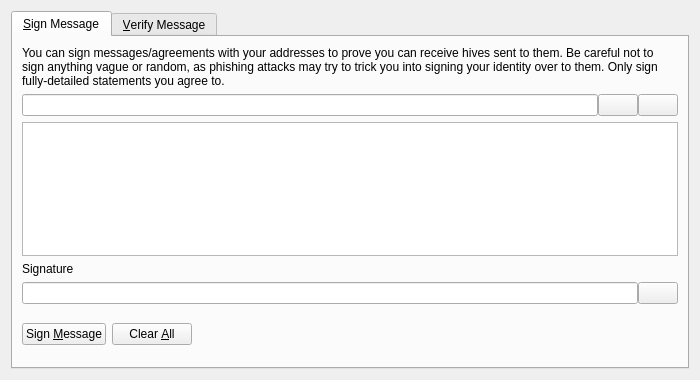
<?xml version="1.0" encoding="UTF-8"?>
<ui version="4.0">
 <class>SignVerifyMessageDialog</class>
 <widget class="QDialog" name="SignVerifyMessageDialog">
  <property name="geometry">
   <rect>
    <x>0</x>
    <y>0</y>
    <width>700</width>
    <height>380</height>
   </rect>
  </property>
  <property name="windowTitle">
   <string>Signatures - Sign / Verify a Message</string>
  </property>
  <property name="modal">
   <bool>true</bool>
  </property>
  <layout class="QVBoxLayout" name="verticalLayout">
   <item>
    <widget class="QTabWidget" name="tabWidget">
     <property name="currentIndex">
      <number>0</number>
     </property>
     <widget class="QWidget" name="tabSignMessage">
      <attribute name="title">
       <string>&amp;Sign Message</string>
      </attribute>
      <layout class="QVBoxLayout" name="verticalLayout_SM">
       <item>
        <widget class="QLabel" name="infoLabel_SM">
         <property name="text">
          <string>You can sign messages/agreements with your addresses to prove you can receive hives sent to them. Be careful not to sign anything vague or random, as phishing attacks may try to trick you into signing your identity over to them. Only sign fully-detailed statements you agree to.</string>
         </property>
         <property name="textFormat">
          <enum>Qt::PlainText</enum>
         </property>
         <property name="wordWrap">
          <bool>true</bool>
         </property>
        </widget>
       </item>
       <item>
        <layout class="QHBoxLayout" name="horizontalLayout_1_SM">
         <property name="spacing">
          <number>0</number>
         </property>
         <item>
          <widget class="QValidatedLineEdit" name="addressIn_SM">
           <property name="toolTip">
            <string>The Hive address to sign the message with</string>
           </property>
          </widget>
         </item>
         <item>
          <widget class="QPushButton" name="addressBookButton_SM">
           <property name="toolTip">
            <string>Choose previously used address</string>
           </property>
           <property name="text">
            <string/>
           </property>
           <property name="icon">
            <iconset resource="../hive.qrc">
             <normaloff>:/icons/address-book</normaloff>:/icons/address-book</iconset>
           </property>
           <property name="shortcut">
            <string>Alt+A</string>
           </property>
           <property name="autoDefault">
            <bool>false</bool>
           </property>
          </widget>
         </item>
         <item>
          <widget class="QPushButton" name="pasteButton_SM">
           <property name="toolTip">
            <string>Paste address from clipboard</string>
           </property>
           <property name="text">
            <string/>
           </property>
           <property name="icon">
            <iconset resource="../hive.qrc">
             <normaloff>:/icons/editpaste</normaloff>:/icons/editpaste</iconset>
           </property>
           <property name="shortcut">
            <string>Alt+P</string>
           </property>
           <property name="autoDefault">
            <bool>false</bool>
           </property>
          </widget>
         </item>
        </layout>
       </item>
       <item>
        <widget class="QPlainTextEdit" name="messageIn_SM">
         <property name="toolTip">
          <string>Enter the message you want to sign here</string>
         </property>
        </widget>
       </item>
       <item>
        <widget class="QLabel" name="signatureLabel_SM">
         <property name="text">
          <string>Signature</string>
         </property>
         <property name="textFormat">
          <enum>Qt::PlainText</enum>
         </property>
        </widget>
       </item>
       <item>
        <layout class="QHBoxLayout" name="horizontalLayout_2_SM">
         <property name="spacing">
          <number>0</number>
         </property>
         <item>
          <widget class="QLineEdit" name="signatureOut_SM">
           <property name="font">
            <font>
             <italic>true</italic>
            </font>
           </property>
           <property name="readOnly">
            <bool>true</bool>
           </property>
          </widget>
         </item>
         <item>
          <widget class="QPushButton" name="copySignatureButton_SM">
           <property name="toolTip">
            <string>Copy the current signature to the system clipboard</string>
           </property>
           <property name="text">
            <string/>
           </property>
           <property name="icon">
            <iconset resource="../hive.qrc">
             <normaloff>:/icons/editcopy</normaloff>:/icons/editcopy</iconset>
           </property>
           <property name="autoDefault">
            <bool>false</bool>
           </property>
          </widget>
         </item>
        </layout>
       </item>
       <item>
        <layout class="QHBoxLayout" name="horizontalLayout_3_SM">
         <item>
          <widget class="QPushButton" name="signMessageButton_SM">
           <property name="toolTip">
            <string>Sign the message to prove you own this Hive address</string>
           </property>
           <property name="text">
            <string>Sign &amp;Message</string>
           </property>
           <property name="icon">
            <iconset resource="../hive.qrc">
             <normaloff>:/icons/edit</normaloff>:/icons/edit</iconset>
           </property>
           <property name="autoDefault">
            <bool>false</bool>
           </property>
          </widget>
         </item>
         <item>
          <widget class="QPushButton" name="clearButton_SM">
           <property name="toolTip">
            <string>Reset all sign message fields</string>
           </property>
           <property name="text">
            <string>Clear &amp;All</string>
           </property>
           <property name="icon">
            <iconset resource="../hive.qrc">
             <normaloff>:/icons/remove</normaloff>:/icons/remove</iconset>
           </property>
           <property name="autoDefault">
            <bool>false</bool>
           </property>
          </widget>
         </item>
         <item>
          <spacer name="horizontalSpacer_1_SM">
           <property name="orientation">
            <enum>Qt::Horizontal</enum>
           </property>
           <property name="sizeHint" stdset="0">
            <size>
             <width>40</width>
             <height>48</height>
            </size>
           </property>
          </spacer>
         </item>
         <item>
          <widget class="QLabel" name="statusLabel_SM">
           <property name="font">
            <font>
             <weight>75</weight>
             <bold>true</bold>
            </font>
           </property>
           <property name="text">
            <string/>
           </property>
           <property name="wordWrap">
            <bool>true</bool>
           </property>
          </widget>
         </item>
         <item>
          <spacer name="horizontalSpacer_2_SM">
           <property name="orientation">
            <enum>Qt::Horizontal</enum>
           </property>
           <property name="sizeHint" stdset="0">
            <size>
             <width>40</width>
             <height>48</height>
            </size>
           </property>
          </spacer>
         </item>
        </layout>
       </item>
      </layout>
     </widget>
     <widget class="QWidget" name="tabVerifyMessage">
      <attribute name="title">
       <string>&amp;Verify Message</string>
      </attribute>
      <layout class="QVBoxLayout" name="verticalLayout_VM">
       <item>
        <widget class="QLabel" name="infoLabel_VM">
         <property name="text">
          <string>Enter the receiver's address, message (ensure you copy line breaks, spaces, tabs, etc. exactly) and signature below to verify the message. Be careful not to read more into the signature than what is in the signed message itself, to avoid being tricked by a man-in-the-middle attack. Note that this only proves the signing party receives with the address, it cannot prove sendership of any transaction!</string>
         </property>
         <property name="textFormat">
          <enum>Qt::PlainText</enum>
         </property>
         <property name="alignment">
          <set>Qt::AlignLeading|Qt::AlignLeft|Qt::AlignTop</set>
         </property>
         <property name="wordWrap">
          <bool>true</bool>
         </property>
        </widget>
       </item>
       <item>
        <layout class="QHBoxLayout" name="horizontalLayout_1_VM">
         <property name="spacing">
          <number>0</number>
         </property>
         <item>
          <widget class="QValidatedLineEdit" name="addressIn_VM">
           <property name="toolTip">
            <string>The Hive address the message was signed with</string>
           </property>
          </widget>
         </item>
         <item>
          <widget class="QPushButton" name="addressBookButton_VM">
           <property name="toolTip">
            <string>Choose previously used address</string>
           </property>
           <property name="text">
            <string/>
           </property>
           <property name="icon">
            <iconset resource="../hive.qrc">
             <normaloff>:/icons/address-book</normaloff>:/icons/address-book</iconset>
           </property>
           <property name="shortcut">
            <string>Alt+A</string>
           </property>
           <property name="autoDefault">
            <bool>false</bool>
           </property>
          </widget>
         </item>
        </layout>
       </item>
       <item>
        <widget class="QPlainTextEdit" name="messageIn_VM"/>
       </item>
       <item>
        <widget class="QValidatedLineEdit" name="signatureIn_VM"/>
       </item>
       <item>
        <layout class="QHBoxLayout" name="horizontalLayout_2_VM">
         <item>
          <widget class="QPushButton" name="verifyMessageButton_VM">
           <property name="toolTip">
            <string>Verify the message to ensure it was signed with the specified Hive address</string>
           </property>
           <property name="text">
            <string>Verify &amp;Message</string>
           </property>
           <property name="icon">
            <iconset resource="../hive.qrc">
             <normaloff>:/icons/transaction_0</normaloff>:/icons/transaction_0</iconset>
           </property>
           <property name="autoDefault">
            <bool>false</bool>
           </property>
          </widget>
         </item>
         <item>
          <widget class="QPushButton" name="clearButton_VM">
           <property name="toolTip">
            <string>Reset all verify message fields</string>
           </property>
           <property name="text">
            <string>Clear &amp;All</string>
           </property>
           <property name="icon">
            <iconset resource="../hive.qrc">
             <normaloff>:/icons/remove</normaloff>:/icons/remove</iconset>
           </property>
           <property name="autoDefault">
            <bool>false</bool>
           </property>
          </widget>
         </item>
         <item>
          <spacer name="horizontalSpacer_1_VM">
           <property name="orientation">
            <enum>Qt::Horizontal</enum>
           </property>
           <property name="sizeHint" stdset="0">
            <size>
             <width>40</width>
             <height>48</height>
            </size>
           </property>
          </spacer>
         </item>
         <item>
          <widget class="QLabel" name="statusLabel_VM">
           <property name="font">
            <font>
             <weight>75</weight>
             <bold>true</bold>
            </font>
           </property>
           <property name="text">
            <string/>
           </property>
           <property name="wordWrap">
            <bool>true</bool>
           </property>
          </widget>
         </item>
         <item>
          <spacer name="horizontalSpacer_2_VM">
           <property name="orientation">
            <enum>Qt::Horizontal</enum>
           </property>
           <property name="sizeHint" stdset="0">
            <size>
             <width>40</width>
             <height>48</height>
            </size>
           </property>
          </spacer>
         </item>
        </layout>
       </item>
      </layout>
     </widget>
    </widget>
   </item>
  </layout>
 </widget>
 <customwidgets>
  <customwidget>
   <class>QValidatedLineEdit</class>
   <extends>QLineEdit</extends>
   <header>qvalidatedlineedit.h</header>
  </customwidget>
 </customwidgets>
 <resources>
  <include location="../hive.qrc"/>
 </resources>
 <connections/>
</ui>
